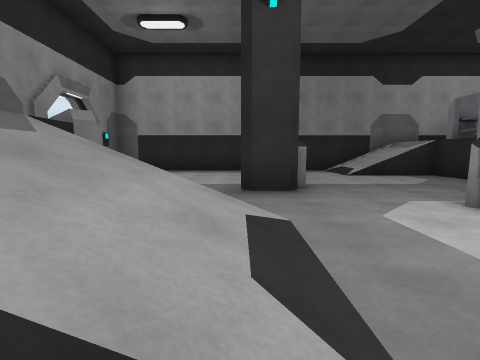
View 1 (above)

18 first-person views from a walk through a Unity game level. The camera is 1.3 m above the floor, tilts 6° down and sees 85° across. The floor is counted in squares, 2 m on a side. Each view is taken from the middle of a square. On the plan, view 1 faces up. The plan holds only what a view shows up to about 9 squares ahead; the rest is blank. Surface patterns are stand-ins for the level's own textures.

View 2
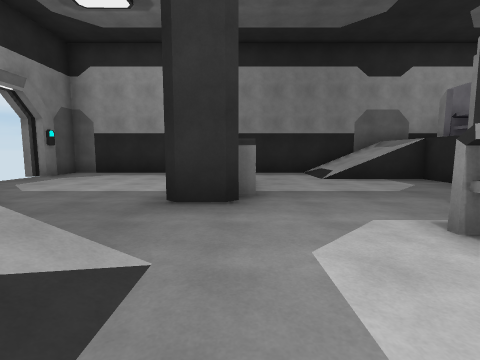

View 3
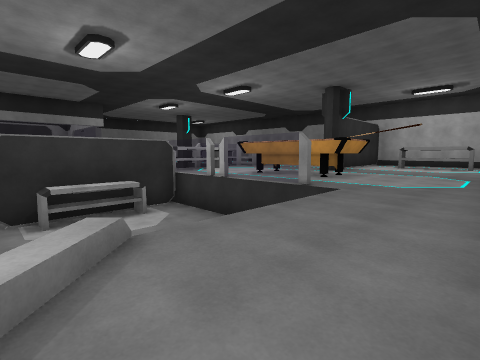

View 4
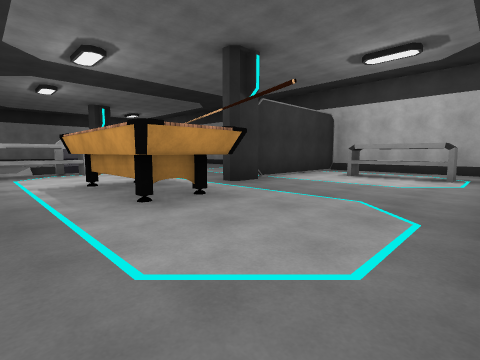

View 5
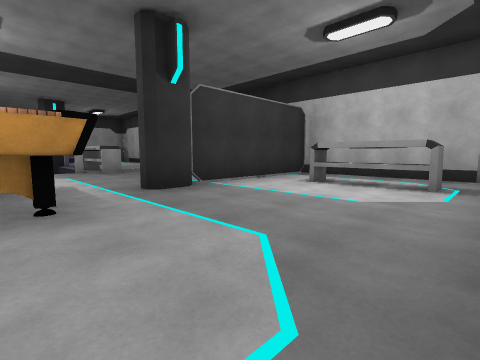

View 6
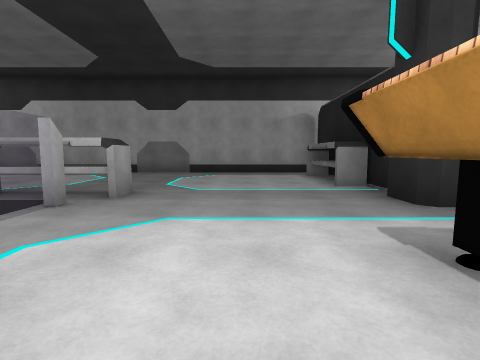

View 7
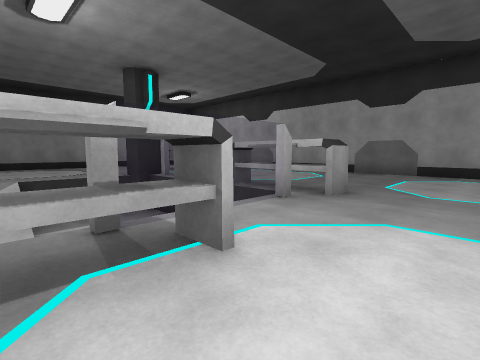

View 8
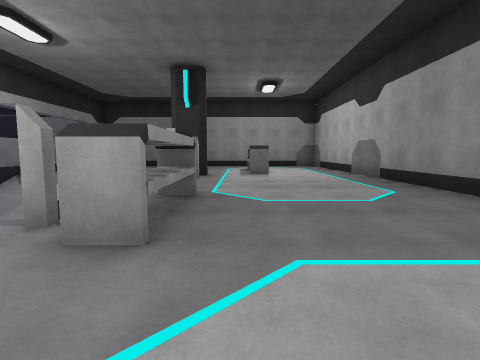

View 9
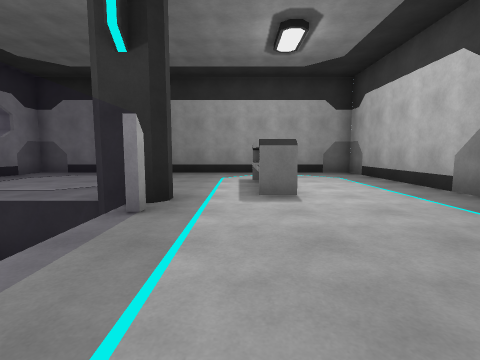

View 10
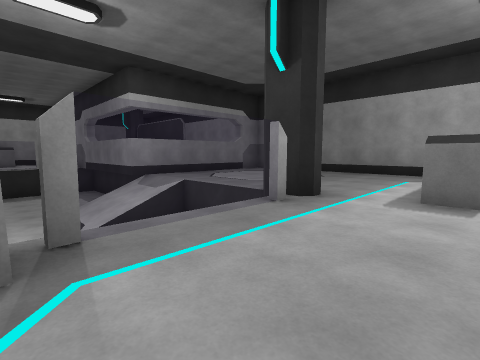

View 11
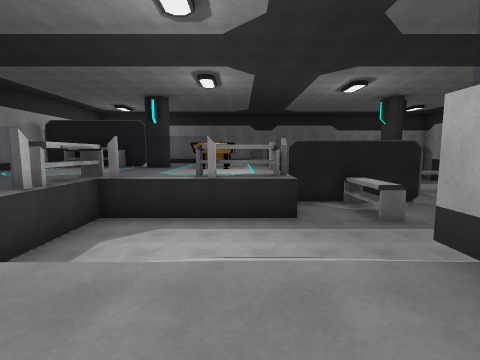

View 12
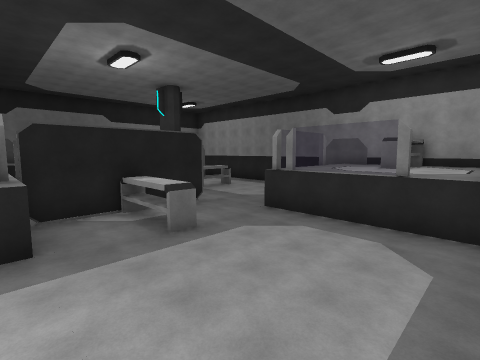

View 13
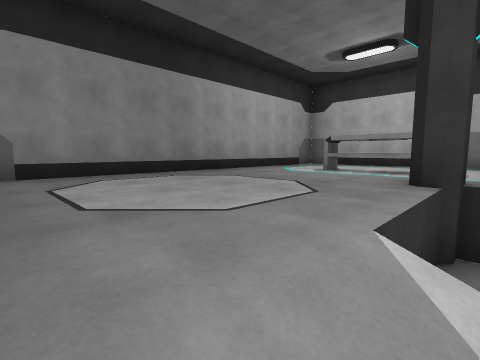

View 14
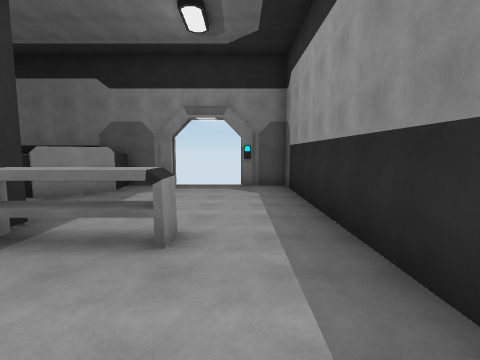

View 15
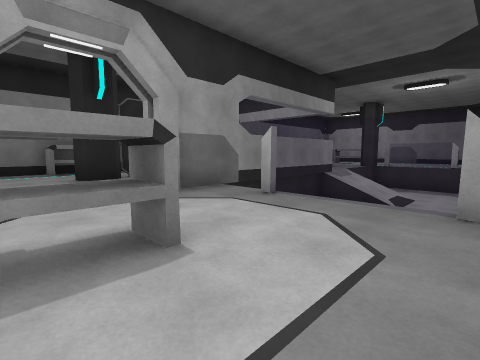

View 16
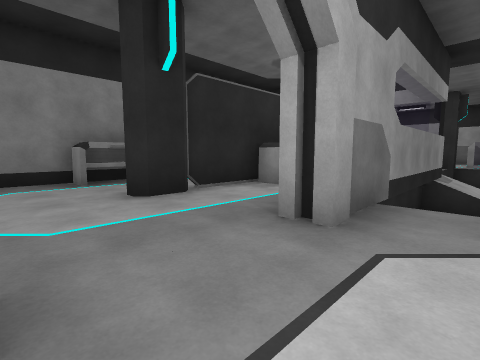

View 17
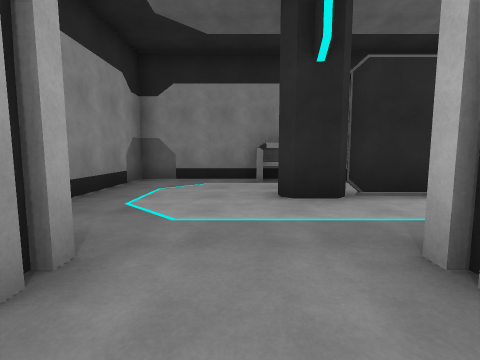

View 18
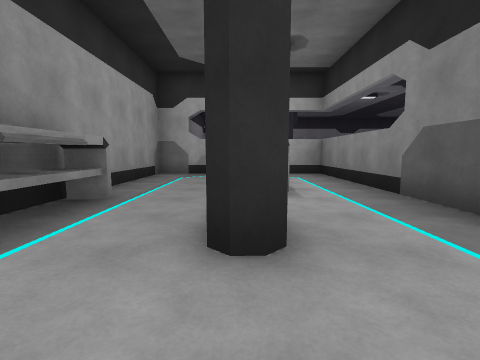

### Floor plan
Key: @ floor where view 1 was taken; # wall or solid block; x gap in a wall; . main floor; - floor 2 m lower than the main floor; / step, stairs or slope; = window, fence, low wall or low ledge; C column; O other object.
Columns run from 5 left of view 1 to 16 right of it. Each row starts with its distance up from view 1.
 10 ################  ####
  9 #-------///  O.#.....#
  8 #-------///..O.......#
  7  -----O----..O.......#
  6 x-----O----.......C.O#
  5 #----CC----....#..#.O#
  4 #.//-----------#..#..#
  3 #..#----O#-----#.O#..#
  2 #..///--OOOO---#.O ..#
  1 #..///--O------#=O ..#
  0  ..  @--##------######
 -1  ...===#==#--///.....#
 -2  .........O--///.....#
 -3  ...OOOO..=-----.....#
 -4  ..........-----.....#
 -5  ..........-----.....#
 -6  .....C...OO#==#C....#
 -7  .....O..............#
 -8  .....O.........OOO..#
 -9  .OOO.O..............#
-10  .....#..............#
-11  #####################

Where each view was taken, in squares from view 1:
view 1: 0 up, 0 right, facing up
view 2: 1 up, 1 right, facing up
view 3: 4 up, 4 left, facing down-right
view 4: 1 down, 4 left, facing down-right
view 5: 3 down, 4 left, facing down-right
view 6: 2 down, 3 right, facing down
view 7: 2 down, 3 right, facing down-right
view 8: 7 down, 3 right, facing right
view 9: 7 down, 7 right, facing right
view 10: 8 down, 7 right, facing up-right
view 11: 2 down, 12 right, facing left
view 12: 1 down, 10 right, facing up-left
view 13: 1 down, 10 right, facing down-right
view 14: 8 up, 4 right, facing left
view 15: 8 up, 6 right, facing down-right
view 16: 8 up, 9 right, facing down-right
view 17: 7 up, 9 right, facing right
view 18: 8 up, 13 right, facing down
